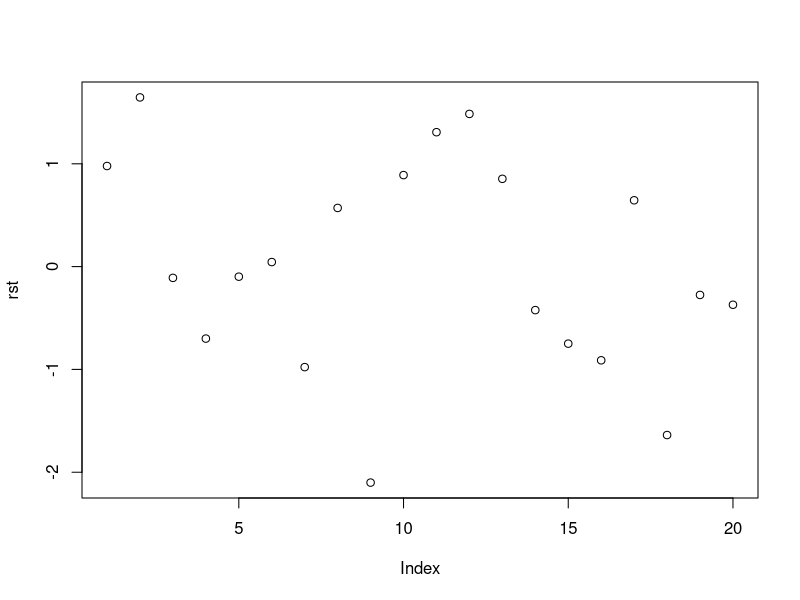

Reproduce this figure in R. (Note: this script raises an error after producing the figure.)
precio = c(2900,3500,2900,3500,2300,2000,3000,1300,3200,1500,2600,1600,1800,1700,1200,1600,1000,1400,1000,600)
    #             x1  x2
# Exclente         1   0
# Muy buena        1   1
# buena            0   1

x1 = c (1,1,1,1,1,1,1,1,1,1,1,1,1,1,1,1,0,1,0,0)
x2 = c (0,1,0,0,0,0,0,1,1,0,1,1,1,1,1,1,1,1,1,1)
calificacion = c(86,85,82,81,81,81,79,78,72,83,83,82,80,75,73,73,70,70,67,66)

# 1.Obtenga la ecuación de regresión estimada en la que se emplee precio y calidad para predecir la calificación final.
 reg = lm(calificacion~precio+x1+x2)
# R: Ecr = 69.884356834 + 0.001736519 *(precio) + 7.482643364*(x1) -3.722673526 (x2)
 
# 2. Grafique residuales estandarizados. Existe algún outlier? 
 rst = rstandard(reg) # Vector de residuales estandarizados 
 plot(rst)
# R: Si existe un Outlier debido a que este valor esta fuera del umbral [-2,2]
# R: -2.10084400 este es el outlier que se encuentra dentro de la grafica los residuales estandarizados
 
# 3. Indique los residuales eliminados estudentizados de estos datos. Empleando como nivel de significancia 0.05, ¿puede clasificarse cualquiera de estas observaciones como observación atípica? Explique.
 std = rstudent(reg)
 qt(0.05/2,15, lower.tail = FALSE) # [2.13145,-2.13145]
# R: Si hay un valor atipico el cual es -2.3903646 el cual supera mi threshold definido.

 
# 4. Cuáles son los valores de influencia de estos datos. ¿Parece haber alguna observación influyente en estos datos? Explique.
t = 3(p+1)/n # threshold 0.6
hi = influence(reg)$had
# Utilizando el vector de los valores influyentes tampoco podemos detectar ningun valor que suspere nuestro threshold 
# por lo cual tampoco pudimos identificar un valor influyente

# 5. Calcule la distancia de Cook de estos datos. ¿Es alguna de las observaciones una observación influyente? Explique.
cook = cooks.distance(reg)
# Threshold para considerarse un valor influyente es necesario que los valores de la distancia de cook sean superiores a 1
# R: Por lo cual en el vector de la distacia de cook no podemos identificar dichos valores superiores a 1 por lo cual no existe ningun valor influyente
  
# 6.Qué variable aporta mayor información al modelo y por qué?
# R: x1 0.025 con un valor menor al de las demas variables es aparentemente la variable que mas aporta al modelo pero haciendo 
# los test de hipotesis no podemos llegar a la conclusion de que sea significante.
# Por lo que este valor es mayor que 0.01 por lo cual rechazo la H1 y acepto la nula
  
# 7. Determine el precio estimado de una caminadora Vision Fitness T9200 que ha sido catalogada como muy buena y tiene una calificación de 78. Difiere en algo con el precio real? Si es así, explique por qué? (Indique el proceso).
  reg2 = lm (precio~x1+x2+calificacion)
# Ecr = -2502.73989  +  606.86911 *(x1)  -335.26615 *(x2) +   54.74886 *(calificacion)
  Res7 = -2502.73989  +  606.86911 *(1)  -335.26615 *(1) +   54.74886 *(78)
# Claro difiere del valor real de acuerdo a la calidad en la que se encuentre la caminadora, y el tipo de calificacion que tenga 
# es importante tener en cuenta que para obtener el precio, depende en sierta medidad de la demas variables independientes en este caso de
# la calidad y la calificacion para asi obtener un valor estimado.
  
# 8.Si se desea predecir el precio mediante la calificación general, indique los coeficientes de regresión del modelo.
  reg3 = lm (precio~calificacion)
# Ecr =  -5292.82429  +   94.67129 * (calificacion)
  
# 9.Para el literal anterior determine la bondad de ajuste del modelo, junto con el coeficiente de correlación y el p-valor de la regresión?. El modelo es significante? 
# R: la bondad de ajuste para este modelo es de 0.3859
m = cbind(precio,calificacion)
c = cor(m) 
# R:  coeficiente de correlacion 0.6466929 
# R:  Pr(>|t|) = 0.00206
# Si existe una relacion entre las variables debido a que el valor de la correlacion supera el threshold de [-0.6,0.6] lo cual me indica que si exite  una relacion significante entre las variables precio y calificacion
# De igual manera se puede constatar con el Pr(>|t|) 0.00206 < 0.01 por lo cual se rechaza la H0 y se acepta la H1 
# Por lo cual exite una relacion estadisticamente significante entre esas variables

# 10. Cuál es el precio de una caminadora catalogada como muy buena con calificación de 90?
Res10 = -2502.73989  +  606.86911 *(1)  -335.26615 *(1) +   54.74886 *(90)
# R: 2696.26$
  
  